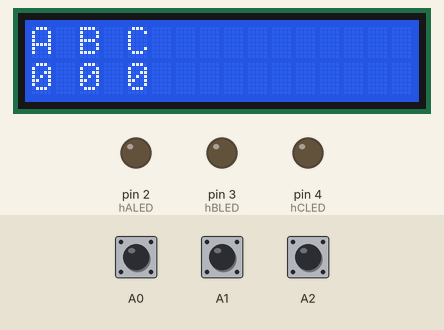
Recording of a sketch running on a simulated Arduino Uno, built with avr-gcc and run on an emulated ATmega328P. Shown: 16×2 character LCD, output pins drawn as LEDs (lit = HIGH). The inputs (shaded band) are chosen by the test bench; at power-on: A1 HIGH, A0 HIGH, A2 HIGH.

Above: at 1.2 s.
1.3 s: A1 pulled LOW for 0.15 s
At 1.8 s:
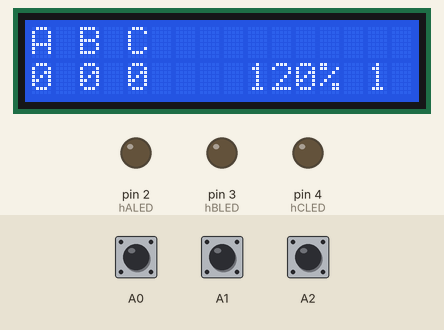
2.9 s: A0 pulled LOW for 0.15 s
At 2.97 s:
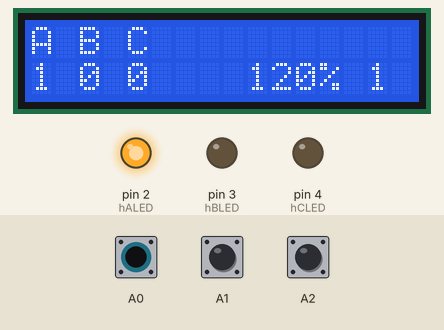
4.5 s: A2 pulled LOW for 0.15 s
At 4.57 s:
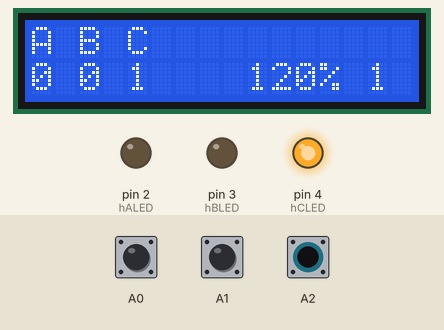
6.1 s: A1 pulled LOW for 1 s
At 6.9 s:
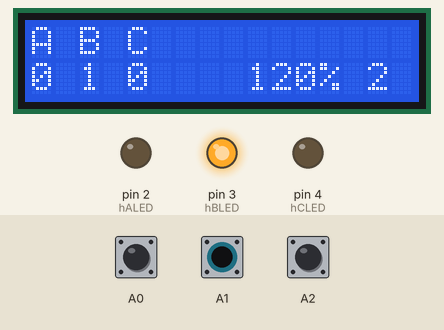
8.6 s: A0 pulled LOW for 1 s
At 10.8 s:
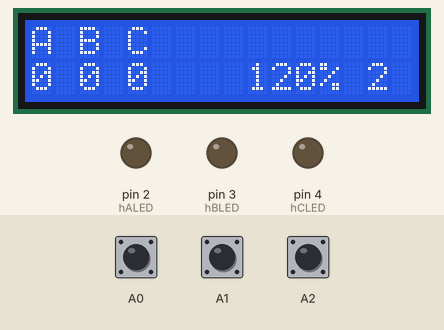
11.1 s: A2 pulled LOW for 1 s
At 11.9 s:
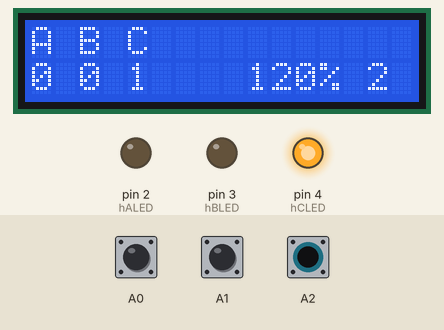
Timing chart, 0 to 14.1 s (numbered marks = the images above; inputs shaded):
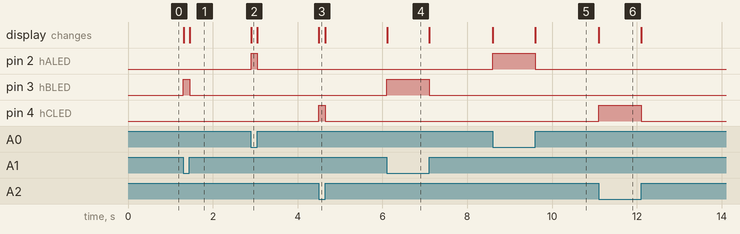

Measured:
- after the input at 1.3 s, pin 3 (hBLED): LOW → HIGH at once, → LOW 0.15 s later; the display: first changes at once (image 1 shows a later state)
- after the input at 2.9 s, pin 2 (hALED): LOW → HIGH at once, → LOW 0.15 s later; the display: changes at once (image 2)
- after the input at 4.5 s, pin 4 (hCLED): LOW → HIGH at once, → LOW 0.15 s later; the display: changes at once (image 3)
- after the input at 6.1 s, pin 3 (hBLED): LOW → HIGH at once, → LOW 1.0 s later; the display: changes at once (image 4)
- after the input at 8.6 s, pin 2 (hALED): LOW → HIGH at once, → LOW 1.0 s later; the display: first changes at once (image 5 shows a later state)
- after the input at 11.1 s, pin 4 (hCLED): LOW → HIGH at once, → LOW 1.0 s later; the display: changes at once (image 6)

The sketch:

eBike-motor-tester.ino
```cpp
#include <LCD_I2C.h>

LCD_I2C lcd(0x3F);

const byte hALED = 2;
const byte hBLED = 3;
const byte hCLED = 4;
byte LED, check60, check120 = 0;
byte holl,hollA,hollB,hollC = 0;
boolean checkOn = false;

void setup () {

  pinMode(hALED,OUTPUT);
  pinMode(hBLED,OUTPUT);
  pinMode(hCLED,OUTPUT);
  pinMode(A0,INPUT_PULLUP);
  pinMode(A1,INPUT_PULLUP);
  pinMode(A2,INPUT_PULLUP);

  lcd.begin();
  lcd.backlight();

  // sets the LCD's rows and colums:
  lcd.clear();
  lcd.home();

  lcd.print("A B C");

}


void loop () {

  holl = digitalRead(A0);
  if(holl != hollA) {
    if(holl == LOW) LED = 1;
    else LED = 0;
    ShowLed(hALED);
    hollA = holl;
  };

  holl = digitalRead(A1);
  if(holl != hollB) {
    if(holl == LOW) LED = 1;
    else LED = 0;
    ShowLed(hBLED);
    hollB = holl;
  };

  holl = digitalRead(A2);
  if(holl != hollC) {
    if(holl == LOW) LED = 1;
    else LED = 0;
    ShowLed(hCLED);
    hollC = holl;
  };

  if(hollA == LOW && hollB == LOW && hollC == LOW) {
    if(!checkOn) {
      if(check60 >= 99) check60 = 1; else check60++;
      lcd.setCursor(9, 0);
      lcd.print("60%    ");
      lcd.setCursor(14, 0);
      lcd.print(check60);
      checkOn = true;
    }
  } else if (hollA == HIGH && hollB == LOW && hollC == HIGH) {
    if(!checkOn) {
      if(check120 >= 99) check120 = 1; else check120++;
      lcd.setCursor(9, 1);
      lcd.print("120%   ");
      lcd.setCursor(14, 1);
      lcd.print(check120);
      checkOn = true;
    };
  } else {
    checkOn = false;
  }

}

void ShowLed(byte hLED) {


  lcd.setCursor((hLED - 2) * 2, 1);
  lcd.print(LED);
  lcd.print(" ");

  if(LED == 1) digitalWrite(hLED,HIGH);
    else digitalWrite(hLED,LOW);

}
```
